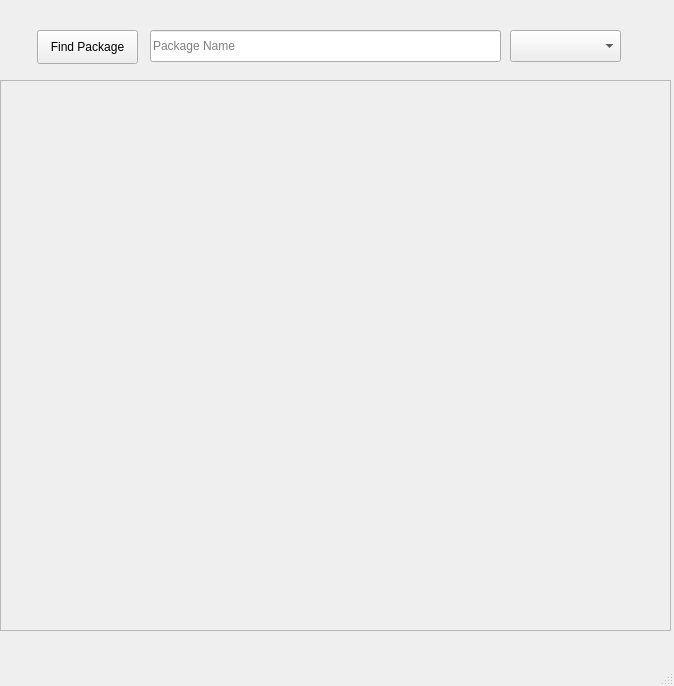
<?xml version="1.0" encoding="UTF-8"?>
<ui version="4.0">
 <class>MainWindow</class>
 <widget class="QMainWindow" name="MainWindow">
  <property name="geometry">
   <rect>
    <x>0</x>
    <y>0</y>
    <width>674</width>
    <height>686</height>
   </rect>
  </property>
  <property name="sizePolicy">
   <sizepolicy hsizetype="Fixed" vsizetype="Fixed">
    <horstretch>0</horstretch>
    <verstretch>0</verstretch>
   </sizepolicy>
  </property>
  <property name="baseSize">
   <size>
    <width>500</width>
    <height>700</height>
   </size>
  </property>
  <property name="windowTitle">
   <string>Apple Box</string>
  </property>
  <widget class="QWidget" name="centralwidget">
   <widget class="QFrame" name="frame">
    <property name="geometry">
     <rect>
      <x>0</x>
      <y>0</y>
      <width>681</width>
      <height>81</height>
     </rect>
    </property>
    <widget class="QLineEdit" name="SearchBar">
     <property name="geometry">
      <rect>
       <x>150</x>
       <y>30</y>
       <width>351</width>
       <height>32</height>
      </rect>
     </property>
     <property name="placeholderText">
      <string>Package Name</string>
     </property>
     <property name="clearButtonEnabled">
      <bool>true</bool>
     </property>
    </widget>
    <widget class="QComboBox" name="Filters">
     <property name="geometry">
      <rect>
       <x>510</x>
       <y>30</y>
       <width>111</width>
       <height>32</height>
      </rect>
     </property>
     <property name="placeholderText">
      <string>Filters</string>
     </property>
     <property name="duplicatesEnabled">
      <bool>false</bool>
     </property>
    </widget>
    <widget class="QPushButton" name="FindButton">
     <property name="geometry">
      <rect>
       <x>37</x>
       <y>30</y>
       <width>101</width>
       <height>34</height>
      </rect>
     </property>
     <property name="text">
      <string>Find Package</string>
     </property>
    </widget>
   </widget>
   <widget class="QScrollArea" name="DescriptionFrame">
    <property name="geometry">
     <rect>
      <x>0</x>
      <y>80</y>
      <width>671</width>
      <height>551</height>
     </rect>
    </property>
    <property name="horizontalScrollBarPolicy">
     <enum>Qt::ScrollBarPolicy::ScrollBarAlwaysOff</enum>
    </property>
    <property name="sizeAdjustPolicy">
     <enum>QAbstractScrollArea::SizeAdjustPolicy::AdjustToContents</enum>
    </property>
    <property name="widgetResizable">
     <bool>true</bool>
    </property>
    <widget class="QWidget" name="scrollAreaWidgetContents">
     <property name="geometry">
      <rect>
       <x>0</x>
       <y>0</y>
       <width>671</width>
       <height>551</height>
      </rect>
     </property>
    </widget>
   </widget>
  </widget>
  <widget class="QMenuBar" name="menubar">
   <property name="geometry">
    <rect>
     <x>0</x>
     <y>0</y>
     <width>674</width>
     <height>30</height>
    </rect>
   </property>
  </widget>
  <widget class="QStatusBar" name="statusbar"/>
 </widget>
 <resources/>
 <connections/>
</ui>
